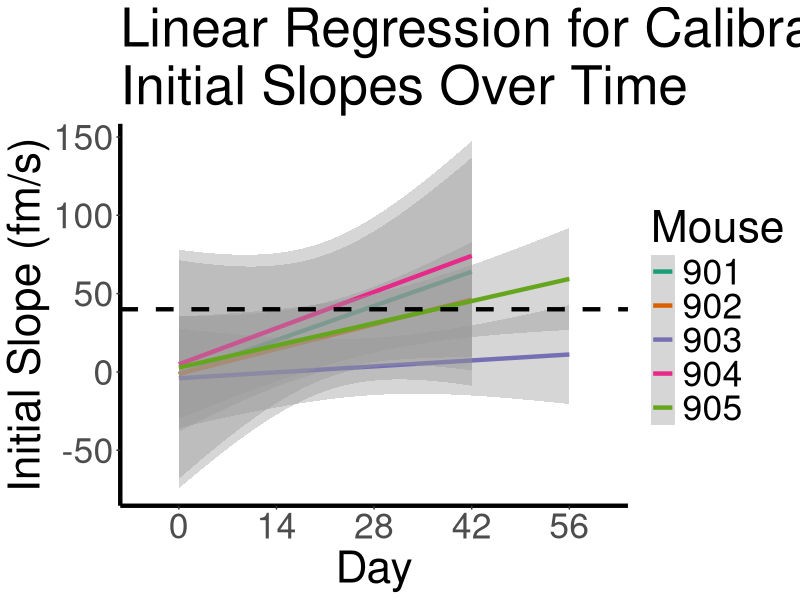
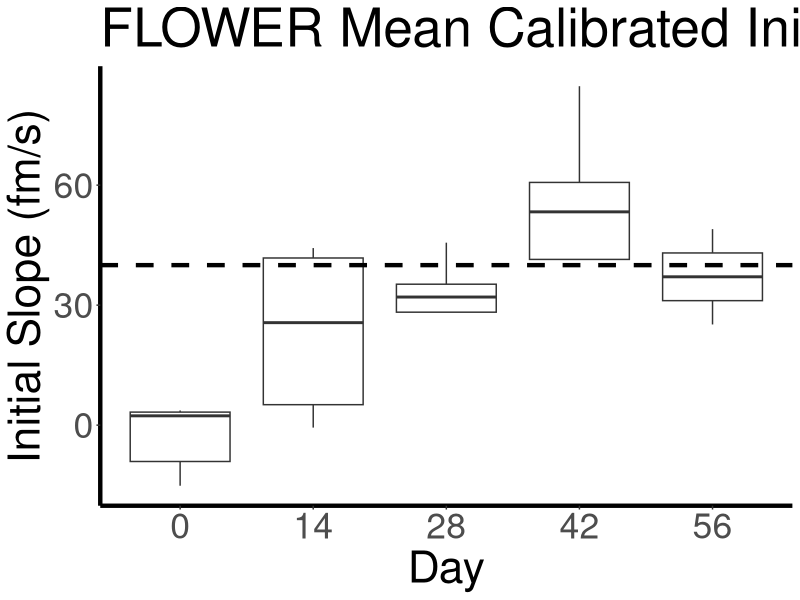
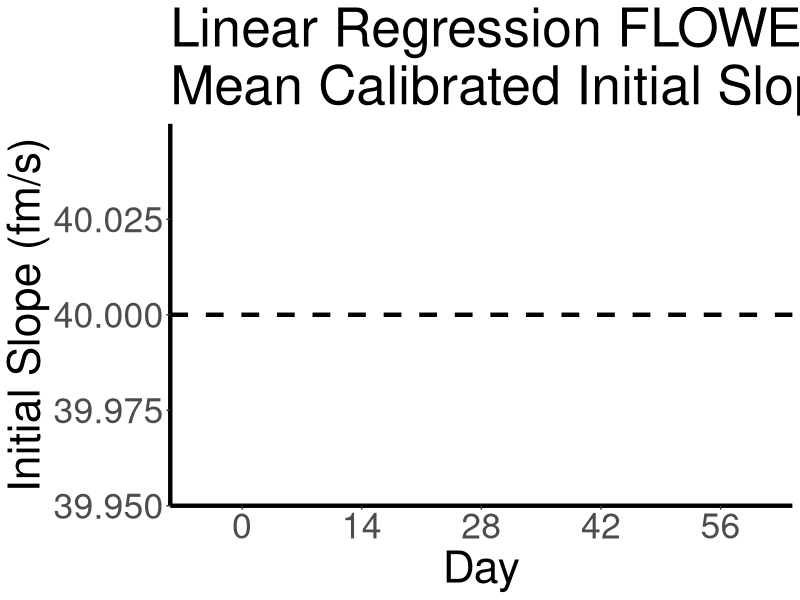
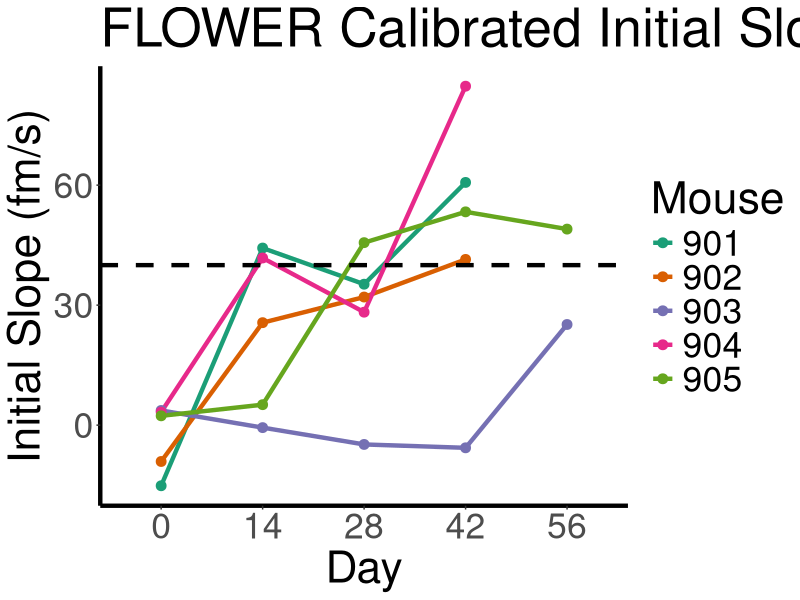
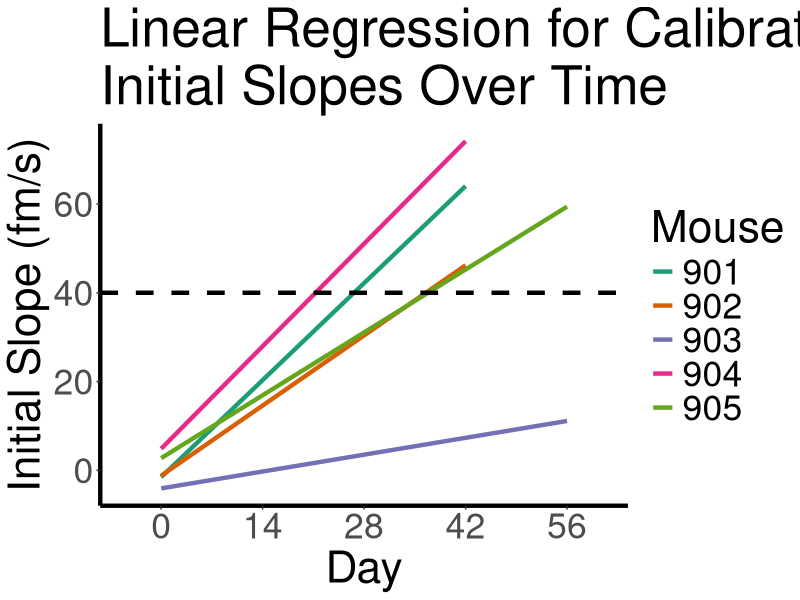

These charts were generated, in order, by the following R code:
library(ggplot2)
library(RColorBrewer)

setwd('path/to/data')

initial_slopes <- read.csv('flower_calibrated_initial_slopes.csv')
colnames(initial_slopes)[1] <- 'mouse'
initial_slopes$mouse <- factor(initial_slopes$mouse)
initial_slopes$day <- factor(initial_slopes$day)

svg('Figure_4A.svg', width=12, height=12)
ggplot(initial_slopes, aes(x=day, y=initial_slopes, group=mouse, colour=mouse)) +
  geom_line(size=1.5) +
  geom_point(size=3) +
  geom_hline(yintercept=40, linetype='dashed', size=1.5) +
  theme(panel.grid.major=element_blank(),
        panel.grid.minor=element_blank(),
        panel.background=element_blank(),
        axis.line=element_line(colour='black', size=1.5),
        text=element_text(size=32)) +
  labs(title='FLOWER Calibrated Initial Slopes Over Time',
       x='Day',
       y='Initial Slope (fm/s)',
       colour='Mouse') +
  scale_color_manual(values=brewer.pal(5, 'Dark2'))
dev.off()

svg('Figure_4B.svg', width=12, height=12)
ggplot(initial_slopes, aes(x=day, y=initial_slopes, group=mouse, colour=mouse)) +
  geom_smooth(method='lm', aes(color=mouse), se=FALSE, size=1.5) +
  geom_hline(yintercept=40, linetype='dashed', size=1.5) +
  theme(panel.grid.major=element_blank(),
        panel.grid.minor=element_blank(),
        panel.background=element_blank(),
        axis.line=element_line(colour='black', size=1.5),
        text=element_text(size=32)) +
  labs(title='Linear Regression for Calibrated \nInitial Slopes Over Time',
       x='Day',
       y='Initial Slope (fm/s)',
       colour='Mouse') +
  scale_color_manual(values=brewer.pal(5, 'Dark2'))
dev.off()

ggplot(initial_slopes, aes(x=day, y=initial_slopes, group=mouse, colour=mouse)) +
  geom_smooth(method='lm', aes(color=mouse), se=TRUE, size=1.5) +
  geom_hline(yintercept=40, linetype='dashed', size=1.5) +
  theme(panel.grid.major=element_blank(),
        panel.grid.minor=element_blank(),
        panel.background=element_blank(),
        axis.line=element_line(colour='black', size=1.5),
        text=element_text(size=32)) +
  labs(title='Linear Regression for Calibrated \nInitial Slopes Over Time',
       x='Day',
       y='Initial Slope (fm/s)',
       colour='Mouse') +
  scale_color_manual(values=brewer.pal(5, 'Dark2'))

days <- c(0, 14, 28, 42, 56)
means <- c()
for (i in days) {
  means <- c(means,
             mean(initial_slopes[which(initial_slopes$day==i),]$initial_slopes))
}

mean_initial_slopes <- data.frame(day=days,
                                  initial_slopes=means)

ggplot(initial_slopes, aes(x=day, y=initial_slopes)) +
  geom_boxplot(outlier.shape=NA) +
  geom_hline(yintercept=40, linetype='dashed', size=1.5) +
  theme(panel.grid.major=element_blank(),
        panel.grid.minor=element_blank(),
        panel.background=element_blank(),
        axis.line=element_line(colour='black', size=1.5),
        text=element_text(size=32)) +
  labs(title='FLOWER Mean Calibrated Initial Slopes Over Time',
       x='Day',
       y='Initial Slope (fm/s)',
       colour='Mouse') +
  scale_color_manual(values=brewer.pal(5, 'Dark2'))

ggplot(initial_slopes, aes(x=day, y=initial_slopes)) +
  geom_smooth(method='lm', se=TRUE, size=1.5) +
  geom_hline(yintercept=40, linetype='dashed', size=1.5) +
  theme(panel.grid.major=element_blank(),
        panel.grid.minor=element_blank(),
        panel.background=element_blank(),
        axis.line=element_line(colour='black', size=1.5),
        text=element_text(size=32)) +
  labs(title='Linear Regression FLOWER \nMean Calibrated Initial Slopes Over Time',
       x='Day',
       y='Initial Slope (fm/s)',
       colour='Mouse') +
  scale_color_manual(values=brewer.pal(5, 'Dark2'))
